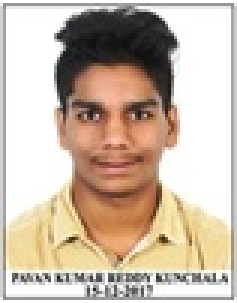
#> input picture Open-CV_Basics/img1.jpg, 79 x 101 px, shrunk from 257 x 330 before the run (shown 3 times larger)
$ python homograpy.py
#> lines starting #> are read from the running program, lines starting #| are printed output that depends on the picture
#!/usr/bin/env python3
# -*- coding: utf-8 -*-
"""
Created on Fri Sep 25 08:42:24 2020

@author: pavankunchala
"""

# Import required packages:
import numpy as np
import cv2
from matplotlib import pyplot as plt


def show_img_with_matplotlib(color_img, title, pos):
    """ Shows an image using matplotlib capabilities """

    # Convert BGR image to RGB
    img_RGB = color_img[:, :, ::-1]

    ax = plt.subplot(1, 2, pos)
    plt.imshow(img_RGB)
    plt.title(title)
    plt.axis('off')


# Load the 'query' and 'scene' image:
image_query = cv2.imread('img1.jpg')
#> image_query is the input picture: shape (101, 79, 3); mean B, G, R 169.7, 186.1, 202.9
image_scene = cv2.imread('img2.png')
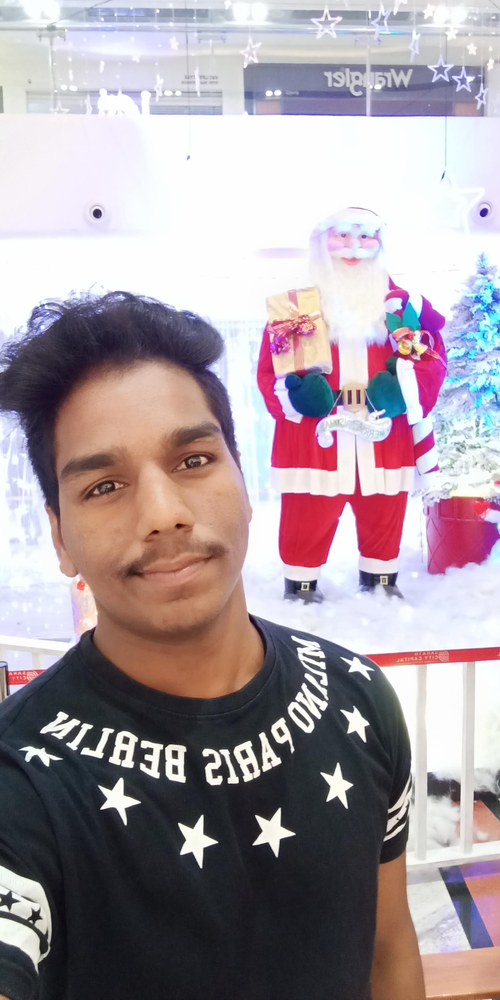
#> input picture Open-CV_Basics/img2.png, 500 x 1000 px, shrunk from 1632 x 3264 before the run
#> image_scene is the input picture: shape (1000, 500, 3); mean B, G, R 160.2, 153.9, 166.4

# Create the dimensions of the figure and set title:
fig = plt.figure(figsize=(14, 5))
plt.suptitle("Feature matching and homography computation for object recognition", fontsize=14, fontweight='bold')
fig.patch.set_facecolor('silver')

# Initiate ORB detector:
orb = cv2.ORB_create()

# Detect the keypoints and compute the descriptors with ORB:
keypoints_1, descriptors_1 = orb.detectAndCompute(image_query, None)
#> keypoints_1 = 29 keypoints; strongest (x, y, size): (32, 38, 31), (44, 38, 31), (46, 39, 31), (41, 37, 31)
keypoints_2, descriptors_2 = orb.detectAndCompute(image_scene, None)
#> keypoints_2 = 500 keypoints; strongest (x, y, size): (145, 757, 31), (161, 746, 37.2), (230, 780, 64.3), (212, 781, 77.1)

# Create BFMatcher object
# First parameter sets the distance measurement (by default it is cv2.NORM_L2)
# The second parameter crossCheck (which is False by default) can be set to True in order to return only
# consistent pairs in the matching process (the two features in both sets should match each other)
bf_matcher = cv2.BFMatcher(cv2.NORM_HAMMING, crossCheck=True)

# Match descriptors:
bf_matches = bf_matcher.match(descriptors_1, descriptors_2)
#> bf_matches = 25 matches

# Sort the matches in the order of their distance:
bf_matches = sorted(bf_matches, key=lambda x: x.distance)
best_matches = bf_matches[:40]
#> best_matches = 25 matches

# Extract the matched keypoints:
pts_src = np.float32([keypoints_1[m.queryIdx].pt for m in best_matches]).reshape(-1, 1, 2)
#> pts_src = 25 rows, first 8: [44, 32], [35, 37], [34, 44], [41, 35], [42, 39], [31, 34], [45, 44], [33, 50]
pts_dst = np.float32([keypoints_2[m.trainIdx].pt for m in best_matches]).reshape(-1, 1, 2)
#> pts_dst = 25 rows, first 8: [258, 817], [33, 911], [180.4, 777.6], [110.5, 785.3], [303.8, 684], [132.6, 799], [132, 765.6], [265.4, 765.2]

# Find homography matrix:
M, mask = cv2.findHomography(pts_src, pts_dst, cv2.RANSAC, 5.0)
#> M = [[47.71, 29.18, -3396.9], [-21.74, -62.47, 1357.1], [-0.0117, -0.0795, 1]]; mask = 25 values, max 1 at index 9, min 0 at index 0, mean 0.2

# Get the corner coordinates of the 'query' image:
h, w = image_query.shape[:2]
#> h = 101; w = 79
pts_corners_src = np.float32([[0, 0], [0, h - 1], [w - 1, h - 1], [w - 1, 0]]).reshape(-1, 1, 2)
#> pts_corners_src = [[0, 0], [0, 100], [78, 100], [78, 0]]

# Perform perspective transform using the previously calculated matrix and the corners of the 'query' image
# to get the corners of the 'detected' object in the 'scene' image:
pts_corners_dst = cv2.perspectiveTransform(pts_corners_src, M)
#> pts_corners_dst = [[-3396.9, 1357.1], [68.94, 703.8], [-412.5, 837.8], [3726.1, -3889.5]]

# Draw corners of the detected object:
img_obj = cv2.polylines(image_scene, [np.int32(pts_corners_dst)], True, (0, 255, 255), 10)

# Draw matches:
img_matching = cv2.drawMatches(image_query, keypoints_1, img_obj, keypoints_2, best_matches, None,
                               matchColor=(255, 255, 0), singlePointColor=(255, 0, 255), flags=0)
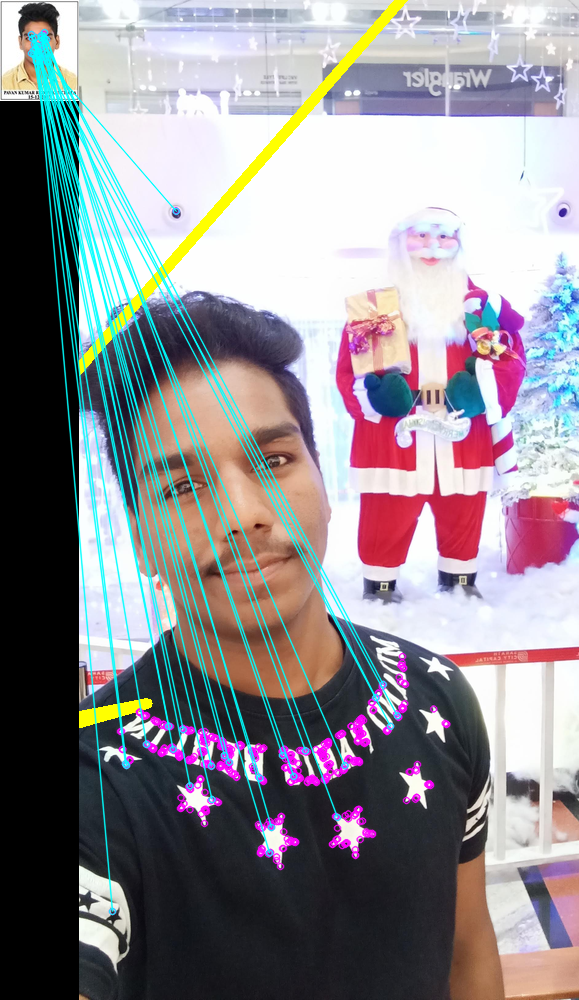
#> img_matching: shape (1000, 579, 3); mean B, G, R 145, 140, 142.7

# Plot the images:
show_img_with_matplotlib(img_obj, "detected object", 1)
show_img_with_matplotlib(img_matching, "feature matching", 2)

# Show the Figure:
plt.show()
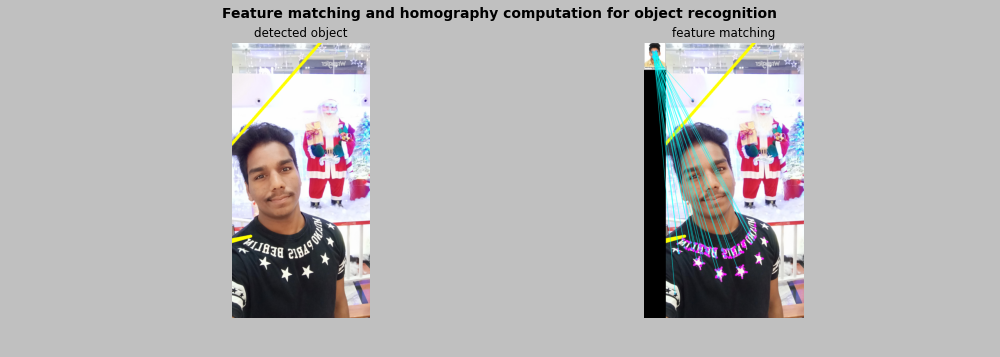
#> figure drawn by matplotlib, 2 panels
